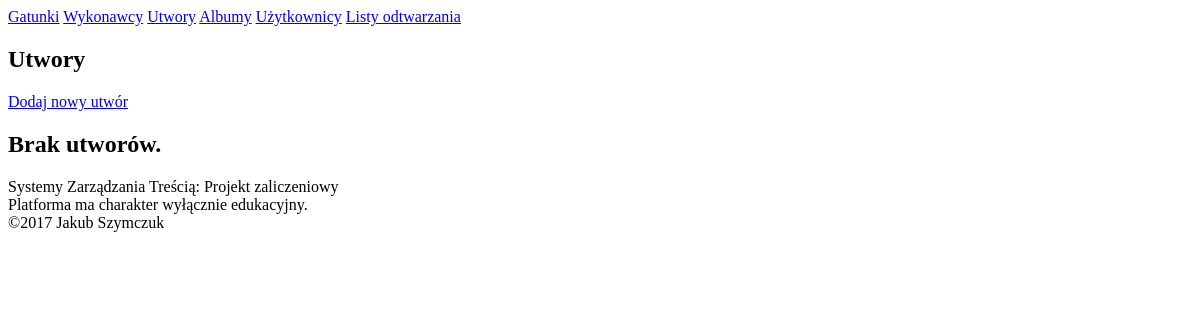
Page /cms/song/ on the earlier database version.
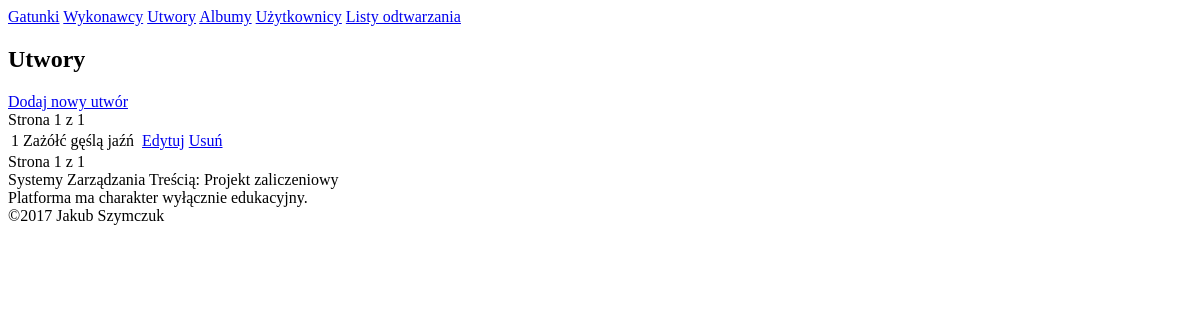
Same page on the later database version.
### tunefy_cms/models.py (models this page shows, shortened)
class Song(Model):
    title = CharField(max_length=64)
    artists = ManyToManyField(Artist, blank=True, related_name='artists+')
    audio = FileField(upload_to=path_and_rename('songs'), blank=True)

### tunefy_cms/views/song.py (the view)
# urls.py: path('',              views.index,    name='index'  )
def index(request, page_number=1, page_size=default_page_size):
    context = get_paginated_context(Song.objects.all(), page_number, page_size)
    return render(request, 'tunefy_cms/song/index.html', context)

### tunefy_cms/templates/tunefy_cms/song/index.html (shortened to what this page needs)
{% extends 'tunefy_cms/layout.html' %}
{% block page_headline %}
    <h2>{% block title %}Utwory{% endblock %}</h2>
{% endblock %}
{% block content %}
    <a href="{% url 'song.create' %}">Dodaj nowy utwór</a>
    {% if results %}
        {% include 'tunefy_cms/pagination.html' with url_action='song.index' page_size=page_size prev_page=prev_page current_page=current_page next_page=next_page total_pages=total_pages %}
        <table>
            {% for song in results %}
                <tr>
                    <td>{{ first_index|add:forloop.counter }}</td>
                    <td>{{ song.title }}</td>
                    <td>
                    </td>
                    <td><a href="{% url 'song.edit' song.id %}">Edytuj</a></td>
                    <td><a href="{% url 'song.delete' song.id %}">Usuń</a></td>
                </tr>
            {% endfor %}
        </table>
        {% include 'tunefy_cms/pagination.html' with url_action='song.index' page_size=page_size prev_page=prev_page current_page=current_page next_page=next_page total_pages=total_pages %}
    {% else %}
        <h2>Brak utworów.</h2>
    {% endif %}
{% endblock %}

Differences in the rows shown:
added Song: counter "1", title "Zażółć gęślą jaźń"
Other differences:
{{ current_page }}: (not shown) → "1 1"
{{ total_pages }}: (not shown) → "1 1"
text no longer shown: "Brak utworów."
text now shown: "Strona Strona z z"
